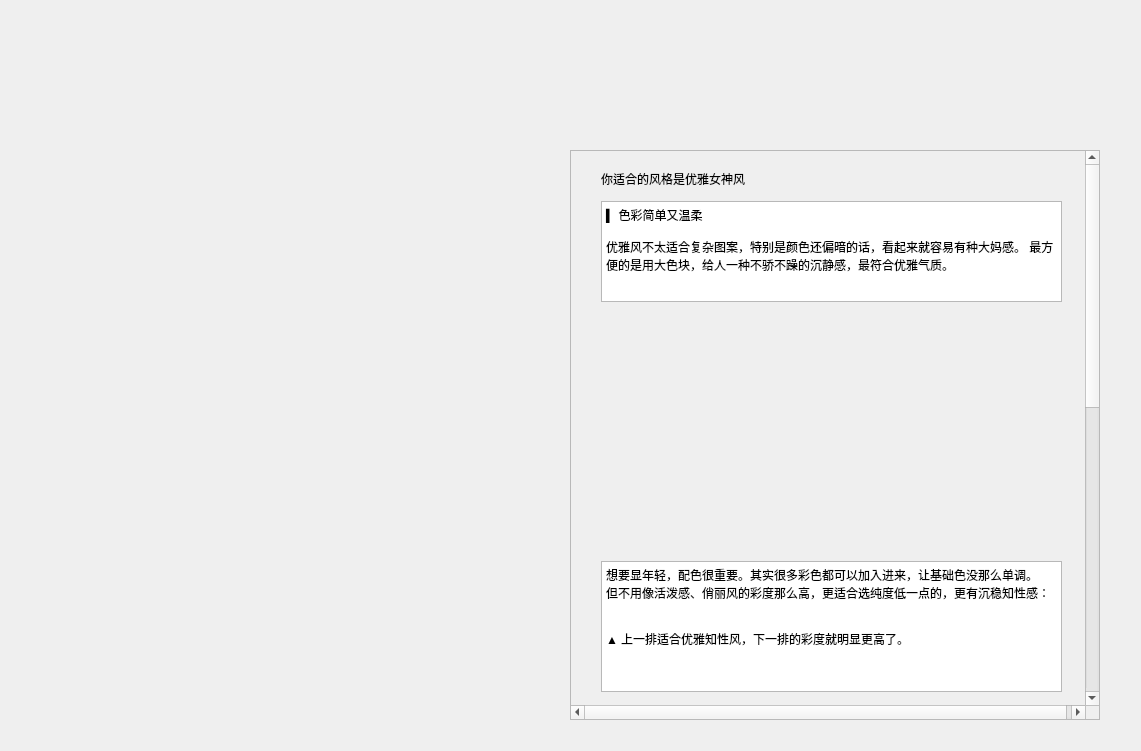
<?xml version="1.0" encoding="UTF-8"?>
<ui version="4.0">
 <class>w_b_t</class>
 <widget class="QWidget" name="w_b_t">
  <property name="geometry">
   <rect>
    <x>0</x>
    <y>0</y>
    <width>1141</width>
    <height>751</height>
   </rect>
  </property>
  <property name="minimumSize">
   <size>
    <width>800</width>
    <height>600</height>
   </size>
  </property>
  <property name="maximumSize">
   <size>
    <width>1141</width>
    <height>751</height>
   </size>
  </property>
  <property name="windowTitle">
   <string>Form</string>
  </property>
  <widget class="QScrollArea" name="scrollArea">
   <property name="geometry">
    <rect>
     <x>570</x>
     <y>150</y>
     <width>530</width>
     <height>570</height>
    </rect>
   </property>
   <property name="verticalScrollBarPolicy">
    <enum>Qt::ScrollBarAlwaysOn</enum>
   </property>
   <property name="horizontalScrollBarPolicy">
    <enum>Qt::ScrollBarAlwaysOn</enum>
   </property>
   <property name="widgetResizable">
    <bool>false</bool>
   </property>
   <widget class="QWidget" name="scrollAreaWidgetContents">
    <property name="geometry">
     <rect>
      <x>0</x>
      <y>0</y>
      <width>519</width>
      <height>1200</height>
     </rect>
    </property>
    <widget class="QLabel" name="label">
     <property name="geometry">
      <rect>
       <x>30</x>
       <y>20</y>
       <width>221</width>
       <height>16</height>
      </rect>
     </property>
     <property name="text">
      <string>你适合的风格是优雅女神风</string>
     </property>
    </widget>
    <widget class="QTextBrowser" name="textBrowser">
     <property name="geometry">
      <rect>
       <x>30</x>
       <y>50</y>
       <width>461</width>
       <height>101</height>
      </rect>
     </property>
     <property name="html">
      <string>&lt;!DOCTYPE HTML PUBLIC &quot;-//W3C//DTD HTML 4.0//EN&quot; &quot;http://www.w3.org/TR/REC-html40/strict.dtd&quot;&gt;
&lt;html&gt;&lt;head&gt;&lt;meta name=&quot;qrichtext&quot; content=&quot;1&quot; /&gt;&lt;style type=&quot;text/css&quot;&gt;
p, li { white-space: pre-wrap; }
&lt;/style&gt;&lt;/head&gt;&lt;body style=&quot; font-family:'SimSun'; font-size:9pt; font-weight:400; font-style:normal;&quot;&gt;
&lt;p style=&quot; margin-top:0px; margin-bottom:0px; margin-left:0px; margin-right:0px; -qt-block-indent:0; text-indent:0px;&quot;&gt;▍ 色彩简单又温柔&lt;/p&gt;
&lt;p style=&quot;-qt-paragraph-type:empty; margin-top:0px; margin-bottom:0px; margin-left:0px; margin-right:0px; -qt-block-indent:0; text-indent:0px;&quot;&gt;&lt;br /&gt;&lt;/p&gt;
&lt;p style=&quot; margin-top:0px; margin-bottom:0px; margin-left:0px; margin-right:0px; -qt-block-indent:0; text-indent:0px;&quot;&gt;优雅风不太适合复杂图案，特别是颜色还偏暗的话，看起来就容易有种大妈感。 最方便的是用大色块，给人一种不骄不躁的沉静感，最符合优雅气质。&lt;/p&gt;&lt;/body&gt;&lt;/html&gt;</string>
     </property>
    </widget>
    <widget class="QLabel" name="label_2">
     <property name="geometry">
      <rect>
       <x>40</x>
       <y>160</y>
       <width>441</width>
       <height>231</height>
      </rect>
     </property>
     <property name="text">
      <string/>
     </property>
    </widget>
    <widget class="QTextBrowser" name="textBrowser_2">
     <property name="geometry">
      <rect>
       <x>30</x>
       <y>410</y>
       <width>461</width>
       <height>131</height>
      </rect>
     </property>
     <property name="html">
      <string>&lt;!DOCTYPE HTML PUBLIC &quot;-//W3C//DTD HTML 4.0//EN&quot; &quot;http://www.w3.org/TR/REC-html40/strict.dtd&quot;&gt;
&lt;html&gt;&lt;head&gt;&lt;meta name=&quot;qrichtext&quot; content=&quot;1&quot; /&gt;&lt;style type=&quot;text/css&quot;&gt;
p, li { white-space: pre-wrap; }
&lt;/style&gt;&lt;/head&gt;&lt;body style=&quot; font-family:'SimSun'; font-size:9pt; font-weight:400; font-style:normal;&quot;&gt;
&lt;p style=&quot; margin-top:0px; margin-bottom:0px; margin-left:0px; margin-right:0px; -qt-block-indent:0; text-indent:0px;&quot;&gt;想要显年轻，配色很重要。其实很多彩色都可以加入进来，让基础色没那么单调。&lt;/p&gt;
&lt;p style=&quot; margin-top:0px; margin-bottom:0px; margin-left:0px; margin-right:0px; -qt-block-indent:0; text-indent:0px;&quot;&gt;但不用像活泼感、俏丽风的彩度那么高，更适合选纯度低一点的，更有沉稳知性感：&lt;/p&gt;
&lt;p style=&quot;-qt-paragraph-type:empty; margin-top:0px; margin-bottom:0px; margin-left:0px; margin-right:0px; -qt-block-indent:0; text-indent:0px;&quot;&gt;&lt;br /&gt;&lt;/p&gt;
&lt;p style=&quot;-qt-paragraph-type:empty; margin-top:0px; margin-bottom:0px; margin-left:0px; margin-right:0px; -qt-block-indent:0; text-indent:0px;&quot;&gt;&lt;br /&gt;&lt;/p&gt;
&lt;p style=&quot; margin-top:0px; margin-bottom:0px; margin-left:0px; margin-right:0px; -qt-block-indent:0; text-indent:0px;&quot;&gt;▲ 上一排适合优雅知性风，下一排的彩度就明显更高了。&lt;/p&gt;&lt;/body&gt;&lt;/html&gt;</string>
     </property>
    </widget>
    <widget class="QLabel" name="label_3">
     <property name="geometry">
      <rect>
       <x>30</x>
       <y>550</y>
       <width>461</width>
       <height>291</height>
      </rect>
     </property>
     <property name="text">
      <string/>
     </property>
    </widget>
    <widget class="QTextBrowser" name="textBrowser_3">
     <property name="geometry">
      <rect>
       <x>30</x>
       <y>850</y>
       <width>461</width>
       <height>81</height>
      </rect>
     </property>
     <property name="html">
      <string>&lt;!DOCTYPE HTML PUBLIC &quot;-//W3C//DTD HTML 4.0//EN&quot; &quot;http://www.w3.org/TR/REC-html40/strict.dtd&quot;&gt;
&lt;html&gt;&lt;head&gt;&lt;meta name=&quot;qrichtext&quot; content=&quot;1&quot; /&gt;&lt;style type=&quot;text/css&quot;&gt;
p, li { white-space: pre-wrap; }
&lt;/style&gt;&lt;/head&gt;&lt;body style=&quot; font-family:'SimSun'; font-size:9pt; font-weight:400; font-style:normal;&quot;&gt;
&lt;p style=&quot; margin-top:0px; margin-bottom:0px; margin-left:0px; margin-right:0px; -qt-block-indent:0; text-indent:0px;&quot;&gt;另外，材质上微微的光泽感，也很容易有优雅温润的感觉。也能让这种浅色看起来带点贵气，区别于小清新。&lt;/p&gt;
&lt;p style=&quot;-qt-paragraph-type:empty; margin-top:0px; margin-bottom:0px; margin-left:0px; margin-right:0px; -qt-block-indent:0; text-indent:0px;&quot;&gt;&lt;br /&gt;&lt;/p&gt;
&lt;p style=&quot; margin-top:0px; margin-bottom:0px; margin-left:0px; margin-right:0px; -qt-block-indent:0; text-indent:0px;&quot;&gt;或者选择一些拼色设计的单品，增加一点时尚度。&lt;/p&gt;&lt;/body&gt;&lt;/html&gt;</string>
     </property>
    </widget>
    <widget class="QLabel" name="label_4">
     <property name="geometry">
      <rect>
       <x>30</x>
       <y>950</y>
       <width>461</width>
       <height>231</height>
      </rect>
     </property>
     <property name="text">
      <string/>
     </property>
    </widget>
   </widget>
  </widget>
 </widget>
 <resources/>
 <connections/>
</ui>
